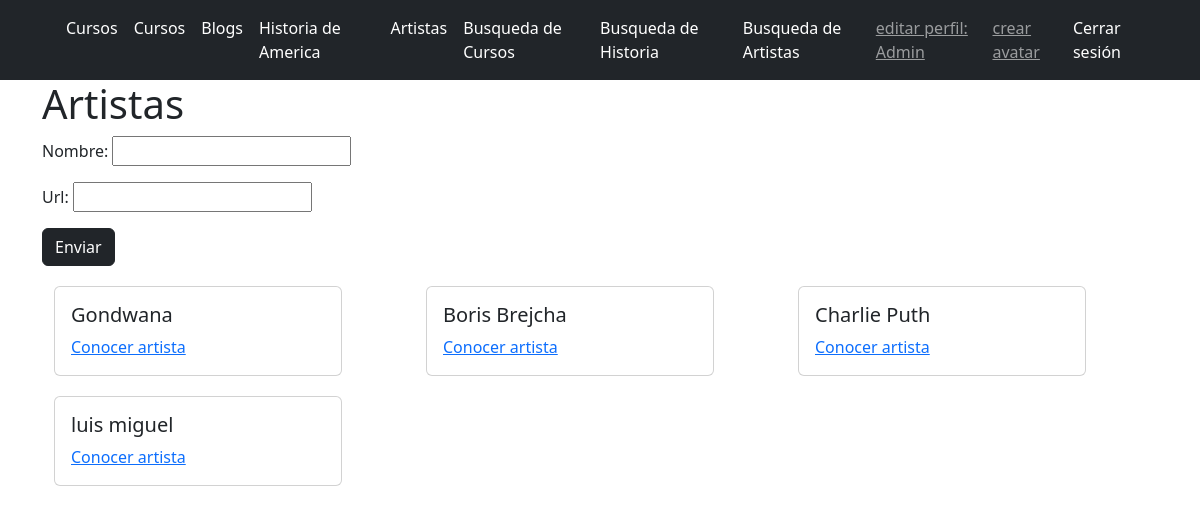
Page /artista/ (signed in) on the committed database.
### core/models.py (models this page shows, shortened)
class Artista(models.Model):
    nombre = models.CharField(max_length=40)
    url = models.URLField(null=True)

### core/views.py (the view)
# urls.py: path("artista/", views.artistaFormulario, name="artista"),
def artistaFormulario(request):
    artistas = Artista.objects.all()
    if request.method == "POST":
        formularioArtista = ArtistaFormulario(request.POST)
        print(formularioArtista)
        if formularioArtista.is_valid():
            informacion3 = formularioArtista.cleaned_data
            artista = Artista(nombre=informacion3["nombre"], url=informacion3["url"])
            artista.save()
    else:
        formularioArtista = ArtistaFormulario()
    return render(
        request,
        "core/artista.html",
        {"formularioArtista": formularioArtista, "artistas": artistas},
    )

### core/forms.py
class ArtistaFormulario(forms.Form):
    nombre = forms.CharField(max_length=40)
    url = forms.URLField()

### core/templates/core/artista.html (shortened to what this page needs)
{% extends 'core/base.html' %}
{% block content %}
    <div class="container">
            <h1>Artistas</h1>
            <form method="POST">
                {{formularioArtista.as_p}}
                <button type="submit" class="btn btn-dark">Enviar</button>
              </form>
              <div class="container">
                <div class="row">
                  {% for artista in artistas %}
                    <div class="col-md-4">
                            <div class="card" style="width: 18rem;">
                              <div class="card-body">
                                <h5 class="card-title">{{artista.nombre}}</h5>
                                <a href="{{artista.url}}" class="card-link">Conocer artista</a>
                            </div>
                        </div>
                      </div>
                      {% endfor %}
   {% endblock %}

### core/templates/core/base.html (shortened to what this page needs)
<!DOCTYPE html>
<html lang="en">
<head>
  {% load static %}
    <link rel="stylesheet" href="{% static 'core/css/bootstrap.min.css' %}">
    <link rel="stylesheet" href="{% static 'core/css/style.css' %}">
</head>
<body>
    <nav class="navbar navbar-expand-lg bg-dark" data-bs-theme="dark">
        <div class="container">
          <div class="collapse navbar-collapse" id="navbarNav">
            <ul class="navbar-nav mx-auto ">
              <li class="nav-item">
                <a class="nav-link active" aria-current="page" href="{% url 'curso' %}">Cursos</a>
              </li>
              <li class="nav-item">
                <a class="nav-link active" aria-current="page" href="{% url 'crear_blog' %}">Cursos</a>
              </li>
              <li class="nav-item">
                <a class="nav-link active" aria-current="page" href="{% url 'blogs' %}">Blogs</a>
              </li>
              <li class="nav-item">
                <a class="nav-link active" aria-current="page" href="{% url 'historia' %}">Historia de America</a>
              </li>
              <li class="nav-item">
                <a class="nav-link active" aria-current="page" href="{% url 'artista' %}">Artistas</a>
              </li>
              <li class="nav-item">
                <a class="nav-link active" aria-current="page" href="{% url 'busquedaCurso' %}">Busqueda de Cursos</a>
              </li>
              <li class="nav-item">
                <a class="nav-link active" href="{% url 'busqueda_historia' %}">Busqueda de Historia</a>
              </li>
              <li class="nav-item">
                <a class="nav-link active" aria-current="page" href="{% url 'busqueda_artista' %}">Busqueda de Artistas</a>
              </li>
              <a class="navbar-text" href="{% url 'editar_perfil' %}">editar perfil: {{ user.username }}</a>
              <a class="navbar-text" href="{% url 'crear_avatar' %}">crear avatar</a>
              {% if user.is_authenticated %}
              <li><a class="nav-link active" aria-current="page" href="{% url 'logout' %}">Cerrar sesión</a></li>
          {% else %}
              <li><a class="nav-link active" aria-current="page" href="{% url 'login' %}">Iniciar sesión</a></li>
              <li><a class="nav-link active" aria-current="page" href="{% url 'registro' %}">Registrarse</a></li>
          {% endif %}
            </ul>
          </div>
        </div>
      </nav>
    {% block content %}
    {% endblock %}
</body>
</html>

### core/static/core/css/style.css (style rules this page uses)
.card { margin-top: 20px; }
.nav-item { color: brown; }

### rows in the picture
Artista: nombre "Gondwana"
Artista: nombre "Boris Brejcha"
Artista: nombre "Charlie Puth"
Artista: nombre "luis miguel"

### other values in the picture
{{ user.username }} "Admin"
